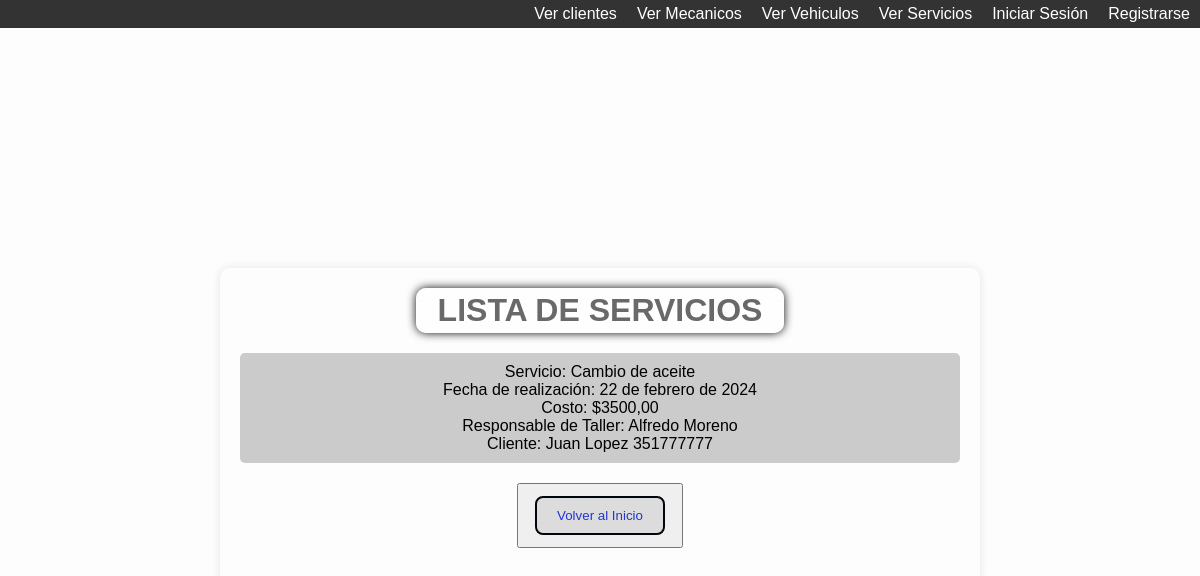
Screenshot of /servicio/list with the database file from the repository.
### core/models.py (models this page shows, shortened)
class Servicio(models.Model):
    NOMBRE_CHOICES = [
        ('Cambio de aceite', 'Cambio de aceite'),
        ('Reemplazo de frenos', 'Reemplazo de frenos'),
        ('Alineación y balanceo', 'Alineación y balanceo'),
        ('Reparación de motor', 'Reparación de motor'),
    ]
    nombre = models.CharField(max_length=50, choices=NOMBRE_CHOICES)
    descripcion = models.TextField()
    vehiculo = models.ForeignKey(Vehiculo, on_delete=models.CASCADE)
    cliente = models.ForeignKey(Cliente, on_delete=models.CASCADE)
    mecanico = models.ForeignKey(Mecanico, on_delete=models.CASCADE)
    fecha_servicio = models.DateField()
    costo_reparacion = models.DecimalField(max_digits=10, decimal_places=2, default=0.00)

class Mecanico(models.Model):
    nombre = models.CharField(max_length=30)
    apellido = models.CharField(max_length=50)
    email = models.EmailField()
    def __str__(self) -> str:
        return f"{self.nombre} {self.apellido}"

class Cliente(models.Model):
    nombre = models.CharField(max_length=30)
    apellido = models.CharField(max_length=30)
    email = models.EmailField()
    celular = models.CharField(max_length=15, null=True, blank=True)
    def __str__(self) -> str:
        return f"{self.nombre} {self.apellido} {self.celular}"

### core/views.py (the view)
# urls.py: path("servicio/list", views.servicio_list, name="servicio_list"),
def servicio_list(request):
    consulta = models.Servicio.objects.all()
    contexto = {"servicio": consulta}
    return render(request, "core/servicio_list.html", contexto)

### core/templates/core/servicio_list.html (shortened to what this page needs)
{% extends 'core/base.html' %}
{% block contenido %}
<div class="overlay">
    <div class="container">
        <h1>LISTA DE SERVICIOS</h1>
        <ul class="list-container">
            {% for servicio in servicio %}
            <li class="list-item">
            Servicio: {{ servicio.nombre }}<br>
            Fecha de realización: {{ servicio.fecha_servicio }}<br>
            Costo: ${{ servicio.costo_reparacion }}<br>
            Responsable de Taller: {{ servicio.mecanico }}<br>
            Cliente: {{ servicio.cliente }}<br>
 </li>
            {% endfor %}
        </ul>
        <h2>
            <button class="btn2"><a href="{% url 'index' %}" class="btn btn-back">Volver al Inicio</a>
        </h2>
    </div>
</div>
{% endblock contenido %}

### core/templates/core/navbar.html (style rules this page uses)
body { font-family: 'Arial', sans-serif; margin: 0; padding: 0; box-sizing: border-box; background-color: #f4f4f4; }

### core/templates/core/servicio_list.html (style rules this page uses)
body { font-family: 'Arial', sans-serif; margin: 0; padding: 0; background-image: url('https://img.freepik.com/foto-gratis/cerca-manos-personas-que-trabajan-computadoras_53876-146042.jpg?w=996&t=st=1705700048~exp=1705700648~hmac=eef6f8c36e44514d7362d4c29700bd45502e3ebd8ad19027e04e7cb122d99e12'); background-size: cover; background-position: center; }
.overlay { background-color: rgba(255, 255, 255, 0.8); min-height: 100vh; display: flex; align-items: center; justify-content: center; }
.container { width: 60%; padding: 20px; border-radius: 10px; box-shadow: 0 0 10px rgba(9, 9, 9, 0.1); text-align: center; z-index: 1; }
h1 { width: 50%; margin: auto; padding: 4px; border-radius: 10px; box-shadow: 0 0 10px rgba(15, 9, 15, 41); text-align: center; color: #121212a1; background-color: rgba(255, 255, 255, 0.8); margin-bottom: 20px; }
.btn { margin: 0 10px; padding: 10px 20px; text-decoration: none; color: #fff; background-color: #d0d8df; border: 1px solid #000306; border-radius: 5px; transition: background-color 0.3s ease; }
.list-container { list-style: none; padding: 0; margin-top: 20px; margin-bottom: 20px; }
.list-item { background-color: rgba(183, 183, 183, 0.7); padding: 10px; margin: 5px 0; border-radius: 5px; }
.btn-back { margin: 10px; padding: 10px 20px; text-decoration: none; color: #2035d3; background-color: #dadadae4; border: 2px solid #00060c; border-radius: 8px; transition: background-color 0.3s ease; display: inline-block; }

### rows the page displays
Servicio: nombre "Cambio de aceite", fecha_servicio "22 de febrero de 2024", costo_reparacion "3500,00", mecanico "Alfredo Moreno", cliente "Juan Lopez 351777777"
